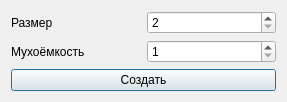
<?xml version="1.0" encoding="UTF-8"?>
<ui version="4.0">
 <class>SettingsDialog</class>
 <widget class="QDialog" name="SettingsDialog">
  <property name="geometry">
   <rect>
    <x>0</x>
    <y>0</y>
    <width>287</width>
    <height>97</height>
   </rect>
  </property>
  <property name="sizePolicy">
   <sizepolicy hsizetype="Fixed" vsizetype="Fixed">
    <horstretch>0</horstretch>
    <verstretch>0</verstretch>
   </sizepolicy>
  </property>
  <property name="windowTitle">
   <string>SettingsDialog</string>
  </property>
  <layout class="QVBoxLayout" name="verticalLayout">
   <item>
    <layout class="QHBoxLayout" name="horizontalLayout">
     <item>
      <widget class="QLabel" name="label">
       <property name="text">
        <string>Размер</string>
       </property>
      </widget>
     </item>
     <item>
      <widget class="QSpinBox" name="fieldSize">
       <property name="whatsThis">
        <string>Размер поля</string>
       </property>
       <property name="minimum">
        <number>2</number>
       </property>
       <property name="maximum">
        <number>10</number>
       </property>
      </widget>
     </item>
    </layout>
   </item>
   <item>
    <layout class="QHBoxLayout" name="horizontalLayout_2">
     <item>
      <widget class="QLabel" name="label_2">
       <property name="text">
        <string>Мухоёмкость</string>
       </property>
      </widget>
     </item>
     <item>
      <widget class="QSpinBox" name="flyCapacity">
       <property name="whatsThis">
        <string>Мухоемкость клетки</string>
       </property>
       <property name="minimum">
        <number>1</number>
       </property>
       <property name="maximum">
        <number>9</number>
       </property>
      </widget>
     </item>
    </layout>
   </item>
   <item>
    <widget class="QPushButton" name="createButton">
     <property name="text">
      <string>Создать</string>
     </property>
    </widget>
   </item>
  </layout>
 </widget>
 <layoutdefault spacing="6" margin="11"/>
 <resources/>
 <connections/>
</ui>
